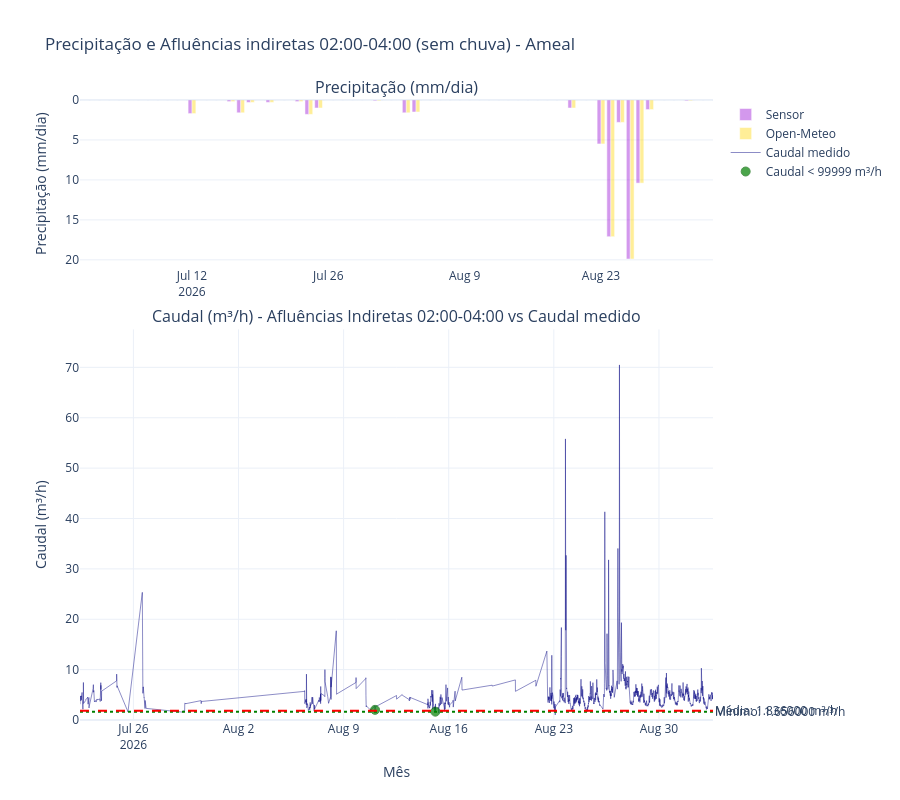

This figure's notebook cell:
### Code cell
# Criar máscara para dias sem chuva considerando janela de 24h antes e depois
# Um dia só entra se não choveu nele, no dia anterior e no dia seguinte

import datetime

# Criar sets com dias sem chuva
dias_sem_chuva_sensor = set(precip_por_dia[precip_por_dia["precip_incremental"] == 0]['dia'].dt.date)
dias_sem_chuva_openmeteo = set(openmeteo_por_dia[openmeteo_por_dia['precipitation'] == 0]['dia'].dt.date)

# Dias sem chuva em ambas as fontes
dias_sem_chuva_base = dias_sem_chuva_sensor.union(dias_sem_chuva_openmeteo)

# Filtrar para incluir apenas dias onde não choveu nos últimos X dias
DIAS_ANTES = 5   # Número de dias sem chuva ANTES necessários
dias_sem_chuva_janela = set()

for dia in dias_sem_chuva_base:
    # Verificar se TODOS os dias anteriores (de 1 até DIAS_ANTES) também não tiveram chuva
    todos_dias_anteriores_sem_chuva = True
    
    for i in range(1, DIAS_ANTES + 1):
        dia_anterior = dia - datetime.timedelta(days=i)
        if dia_anterior not in dias_sem_chuva_base:
            todos_dias_anteriores_sem_chuva = False
            break
    
    if todos_dias_anteriores_sem_chuva:
        dias_sem_chuva_janela.add(dia)

# Filtrar caudal 02:00-04:00 apenas para dias sem chuva (com janela)
df_caudal_sem_chuva = df_caudal_02_04[df_caudal_02_04['dia'].isin(dias_sem_chuva_janela)].copy()

# Agrupar por dia e pegar o valor MÍNIMO de caudal em cada madrugada.
# Leituras a zero ja foram retiradas no carregamento.
df_caudal_sem_chuva = df_caudal_sem_chuva[df_caudal_sem_chuva['caudal_m3_h'] > 0]
if len(df_caudal_sem_chuva) > 0:
    idx_min = df_caudal_sem_chuva.groupby('dia')['caudal_m3_h'].idxmin()
    df_caudal_sem_chuva_2min = df_caudal_sem_chuva.loc[
        idx_min, ['dia', 'data', 'caudal_m3_h']
    ].reset_index(drop=True)
else:
    df_caudal_sem_chuva_2min = df_caudal_sem_chuva.iloc[0:0][['dia', 'data', 'caudal_m3_h']]

# IMPORTANTE: Filtrar por caudal máximo DEPOIS do agrupamento
CAUDAL_MAXIMO = 99999 # esse filtro aqui é porque teve uma chuva muito forte nos dados, e mesmo sem chuva o cauldal se manteve alto por muito tempo mas era ruido da chuva
df_caudal_sem_chuva_2min_filtrado = df_caudal_sem_chuva_2min[
    (df_caudal_sem_chuva_2min["caudal_m3_h"] > 0)
    & (df_caudal_sem_chuva_2min["caudal_m3_h"] < CAUDAL_MAXIMO)
].copy()
print(f"Total de dias sem chuva (sem janela): {len(dias_sem_chuva_base)}")
print(f"Total de dias sem chuva (com janela de {DIAS_ANTES} dias antes): {len(dias_sem_chuva_janela)}")
print(f"Registros de caudal 02:00-04:00 em dias sem chuva: {len(df_caudal_sem_chuva)}")
print(f"Após agrupamento por dia (mínimo): {len(df_caudal_sem_chuva_2min)} registros")
print(f"Após filtro (< {CAUDAL_MAXIMO} m³/h): {len(df_caudal_sem_chuva_2min_filtrado)} registros")

if len(df_caudal_sem_chuva_2min_filtrado) > 0:
    caudal_medio = df_caudal_sem_chuva_2min_filtrado['caudal_m3_h'].mean()
    caudal_minimo = df_caudal_sem_chuva_2min_filtrado['caudal_m3_h'].min()
    caudal_maximo = df_caudal_sem_chuva_2min_filtrado['caudal_m3_h'].max()
    print(f"Caudal médio (dos mínimos diários): {caudal_medio:.6f} m³/h")
    print(f"Caudal mínimo absoluto: {caudal_minimo:.6f} m³/h")
    print(f"Caudal máximo (dos mínimos): {caudal_maximo:.6f} m³/h")

# Criar gráfico de Afluências Indiretas (sem chuva, filtrado)
fig_afluencias_indiretas = make_subplots(
    rows=2, cols=1,
    row_heights=[0.3, 0.7],
    subplot_titles=('Precipitação (mm/dia)', f'Caudal (m³/h) - Afluências Indiretas 02:00-04:00 vs Caudal medido'),
    vertical_spacing=0.1,
    specs=[[{"secondary_y": False}], [{"secondary_y": False}]]
)

# Gráfico superior - Precipitação Sensor
fig_afluencias_indiretas.add_trace(
    go.Bar(
        x=precip_por_dia['dia'],
        y=precip_por_dia['precip_incremental'],
        name='Sensor',
        marker_color='darkviolet',
        opacity=0.4,
        hovertemplate='<b>Sensor</b><br>Data: %{x|%Y-%m-%d}<br>Precipitação: %{y:.2f} mm/dia<extra></extra>'
    ),
    row=1, col=1
)

# Gráfico superior - Precipitação Open-Meteo
fig_afluencias_indiretas.add_trace(
    go.Bar(
        x=openmeteo_por_dia['dia'],
        y=openmeteo_por_dia['precipitation'],
        name='Open-Meteo',
        marker_color='gold',
        opacity=0.4,
        hovertemplate='<b>Open-Meteo</b><br>Data: %{x|%Y-%m-%d}<br>Precipitação: %{y:.2f} mm/dia<extra></extra>'
    ),
    row=1, col=1
)

# Gráfico inferior - Caudal medido (m³/h), serie completa de 2 min, para
# comparar os minimos das madrugadas com o caudal que o sensor registou.
fig_afluencias_indiretas.add_trace(
    go.Scatter(
        x=df_caudal_10min['data'],
        y=df_caudal_10min['caudal_m3_h'],
        name='Caudal medido',
        mode='lines',
        line=dict(color='navy', width=1),
        opacity=0.45,
        hovertemplate='<b>Caudal medido</b><br>Data/Hora: %{x|%Y-%m-%d %H:%M}<br>Caudal: %{y:.4f} m³/h<extra></extra>'
    ),
    row=2, col=1
)

# Gráfico inferior - Caudal filtrado (apenas dias sem chuva, < CAUDAL_MAXIMO)
if len(df_caudal_sem_chuva_2min_filtrado) > 0:
    fig_afluencias_indiretas.add_trace(
        go.Scatter(
            x=df_caudal_sem_chuva_2min_filtrado['data'],
            y=df_caudal_sem_chuva_2min_filtrado['caudal_m3_h'],
            name=f'Caudal < {CAUDAL_MAXIMO} m³/h',
            mode='markers',
            marker=dict(color='green', size=9, line=dict(color='darkgreen', width=1)),
            opacity=0.7,
            hovertemplate='<b>Caudal</b><br>Data/Hora: %{x|%Y-%m-%d %H:%M}<br>Caudal: %{y:.6f} m³/h<extra></extra>'
        ),
        row=2, col=1
    )
    
    # Adicionar linha horizontal com o valor médio
    MEDIA_AFLUENCIAS_INDIRETAS = df_caudal_sem_chuva_2min_filtrado['caudal_m3_h'].mean()
    AFLUENCIA_INDIRETA_MINIMO_DOS_MINIMOS_M3H = df_caudal_sem_chuva_2min_filtrado['caudal_m3_h'].min()
        
        # Adicionar linha horizontal com o valor mínimo
    fig_afluencias_indiretas.add_hline(
        y=AFLUENCIA_INDIRETA_MINIMO_DOS_MINIMOS_M3H,
        line_dash="dot",
        line_color="green",
        annotation_text=f"Mínimo: {AFLUENCIA_INDIRETA_MINIMO_DOS_MINIMOS_M3H:.6f} m³/h",
        annotation_position="right",
        row=2, col=1
    )
    fig_afluencias_indiretas.add_hline(
        y=MEDIA_AFLUENCIAS_INDIRETAS,
        line_dash="dash",
        line_color="red",
        annotation_text=f"Média: {MEDIA_AFLUENCIAS_INDIRETAS:.6f} m³/h",
        annotation_position="right",
        row=2, col=1
    )

    # Folga no eixo; o maximo considera tambem o caudal medido para a
    # linha nao ficar cortada nos picos de chuva.
    y_max = max(
        df_caudal_sem_chuva_2min_filtrado['caudal_m3_h'].max(),
        df_caudal_10min['caudal_m3_h'].max(),
    )
    fig_afluencias_indiretas.update_yaxes(
        range=[0, 1.1 * y_max], row=2, col=1
    )

# Inverter eixo Y do gráfico superior (precipitação)
fig_afluencias_indiretas.update_yaxes(autorange="reversed", row=1, col=1)

# Atualizar layout
fig_afluencias_indiretas.update_layout(
    title_text=f'Precipitação e Afluências indiretas 02:00-04:00 (sem chuva) - {STATION_LABEL}',
    height=800,
    showlegend=True,
    hovermode='closest',
    template='plotly_white'
)

fig_afluencias_indiretas.update_xaxes(title_text="Mês", row=2, col=1)
fig_afluencias_indiretas.update_yaxes(title_text="Precipitação (mm/dia)", row=1, col=1)
fig_afluencias_indiretas.update_yaxes(title_text="Caudal (m³/h)", row=2, col=1)

fig_afluencias_indiretas.show()

### Figure 1 — Plotly figure (JSON) as saved in the notebook; plotly's stock layout.template omitted (floating-point values rounded to 4 significant figures; data arrays with more than 128 entries replaced by an {"elided": "..."} marker saying what was removed)
{"data": [{"hovertemplate": "<b>Sensor</b><br>Data: %{x|%Y-%m-%d}<br>Precipitação: %{y:.2f} mm/dia<extra></extra>", "marker": {"color": "darkviolet"}, "name": "Sensor", "opacity": 0.4, "type": "bar", "x": ["2026-07-01T00:00:00", "2026-07-02T00:00:00", "2026-07-03T00:00:00", "2026-07-04T00:00:00", "2026-07-05T00:00:00", "2026-07-06T00:00:00", "2026-07-07T00:00:00", "2026-07-08T00:00:00", "2026-07-09T00:00:00", "2026-07-10T00:00:00", "2026-07-11T00:00:00", "2026-07-12T00:00:00", "2026-07-13T00:00:00", "2026-07-14T00:00:00", "2026-07-15T00:00:00", "2026-07-16T00:00:00", "2026-07-17T00:00:00", "2026-07-18T00:00:00", "2026-07-19T00:00:00", "2026-07-20T00:00:00", "2026-07-21T00:00:00", "2026-07-22T00:00:00", "2026-07-23T00:00:00", "2026-07-24T00:00:00", "2026-07-25T00:00:00", "2026-07-26T00:00:00", "2026-07-27T00:00:00", "2026-07-28T00:00:00", "2026-07-29T00:00:00", "2026-07-30T00:00:00", "2026-07-31T00:00:00", "2026-08-01T00:00:00", "2026-08-02T00:00:00", "2026-08-03T00:00:00", "2026-08-04T00:00:00", "2026-08-05T00:00:00", "2026-08-06T00:00:00", "2026-08-07T00:00:00", "2026-08-08T00:00:00", "2026-08-09T00:00:00", "2026-08-10T00:00:00", "2026-08-11T00:00:00", "2026-08-12T00:00:00", "2026-08-13T00:00:00", "2026-08-14T00:00:00", "2026-08-15T00:00:00", "2026-08-16T00:00:00", "2026-08-17T00:00:00", "2026-08-18T00:00:00", "2026-08-19T00:00:00", "2026-08-20T00:00:00", "2026-08-21T00:00:00", "2026-08-22T00:00:00", "2026-08-23T00:00:00", "2026-08-24T00:00:00", "2026-08-25T00:00:00", "2026-08-26T00:00:00", "2026-08-27T00:00:00", "2026-08-28T00:00:00", "2026-08-29T00:00:00", "2026-08-30T00:00:00", "2026-08-31T00:00:00", "2026-09-01T00:00:00", "2026-09-02T00:00:00", "2026-09-03T00:00:00"], "xaxis": "x", "y": [0.0, 0.0, 0.0, 0.0, 0.0, 0.0, 0.0, 0.0, 0.0, 0.0, 0.0, 1.7, 0.0, 0.0, 0.0, 0.2, 1.6, 0.3, 0.0, 0.3, 0.0, 0.0, 0.2, 1.8, 1.0, 0.0, 0.0, 0.0, 0.0, 0.0, 0.1, 0.0, 0.0, 1.6, 1.5, 0.0, 0.0, 0.0, 0.0, 0.0, 0.0, 0.0, 0.0, 0.0, 0.0, 0.0, 0.0, 0.0, 0.0, 0.0, 1.0, 0.0, 0.0, 5.5, 17.1, 2.8, 19.9, 10.4, 1.2, 0.0, 0.0, 0.0, 0.1, 0.0, 0.0], "yaxis": "y"}, {"hovertemplate": "<b>Open-Meteo</b><br>Data: %{x|%Y-%m-%d}<br>Precipitação: %{y:.2f} mm/dia<extra></extra>", "marker": {"color": "gold"}, "name": "Open-Meteo", "opacity": 0.4, "type": "bar", "x": ["2026-07-01T00:00:00", "2026-07-02T00:00:00", "2026-07-03T00:00:00", "2026-07-04T00:00:00", "2026-07-05T00:00:00", "2026-07-06T00:00:00", "2026-07-07T00:00:00", "2026-07-08T00:00:00", "2026-07-09T00:00:00", "2026-07-10T00:00:00", "2026-07-11T00:00:00", "2026-07-12T00:00:00", "2026-07-13T00:00:00", "2026-07-14T00:00:00", "2026-07-15T00:00:00", "2026-07-16T00:00:00", "2026-07-17T00:00:00", "2026-07-18T00:00:00", "2026-07-19T00:00:00", "2026-07-20T00:00:00", "2026-07-21T00:00:00", "2026-07-22T00:00:00", "2026-07-23T00:00:00", "2026-07-24T00:00:00", "2026-07-25T00:00:00", "2026-07-26T00:00:00", "2026-07-27T00:00:00", "2026-07-28T00:00:00", "2026-07-29T00:00:00", "2026-07-30T00:00:00", "2026-07-31T00:00:00", "2026-08-01T00:00:00", "2026-08-02T00:00:00", "2026-08-03T00:00:00", "2026-08-04T00:00:00", "2026-08-05T00:00:00", "2026-08-06T00:00:00", "2026-08-07T00:00:00", "2026-08-08T00:00:00", "2026-08-09T00:00:00", "2026-08-10T00:00:00", "2026-08-11T00:00:00", "2026-08-12T00:00:00", "2026-08-13T00:00:00", "2026-08-14T00:00:00", "2026-08-15T00:00:00", "2026-08-16T00:00:00", "2026-08-17T00:00:00", "2026-08-18T00:00:00", "2026-08-19T00:00:00", "2026-08-20T00:00:00", "2026-08-21T00:00:00", "2026-08-22T00:00:00", "2026-08-23T00:00:00", "2026-08-24T00:00:00", "2026-08-25T00:00:00", "2026-08-26T00:00:00", "2026-08-27T00:00:00", "2026-08-28T00:00:00", "2026-08-29T00:00:00", "2026-08-30T00:00:00", "2026-08-31T00:00:00", "2026-09-01T00:00:00", "2026-09-02T00:00:00", "2026-09-03T00:00:00"], "xaxis": "x", "y": [0.0, 0.0, 0.0, 0.0, 0.0, 0.0, 0.0, 0.0, 0.0, 0.0, 0.0, 1.7, 0.0, 0.0, 0.0, 0.2, 1.6, 0.3, 0.0, 0.3, 0.0, 0.0, 0.2, 1.8, 1.0, 0.0, 0.0, 0.0, 0.0, 0.0, 0.1, 0.0, 0.0, 1.6, 1.5, 0.0, 0.0, 0.0, 0.0, 0.0, 0.0, 0.0, 0.0, 0.0, 0.0, 0.0, 0.0, 0.0, 0.0, 0.0, 1.0, 0.0, 0.0, 5.5, 17.1, 2.8, 19.9, 10.4, 1.2, 0.0, 0.0, 0.0, 0.1, 0.0, 0.0], "yaxis": "y"}, {"hovertemplate": "<b>Caudal medido</b><br>Data/Hora: %{x|%Y-%m-%d %H:%M}<br>Caudal: %{y:.4f} m³/h<extra></extra>", "line": {"color": "navy", "width": 1}, "mode": "lines", "name": "Caudal medido", "opacity": 0.45, "type": "scatter", "x": {"elided": "9193 str values"}, "xaxis": "x2", "y": {"elided": "9193 float values"}, "yaxis": "y2"}, {"hovertemplate": "<b>Caudal</b><br>Data/Hora: %{x|%Y-%m-%d %H:%M}<br>Caudal: %{y:.6f} m³/h<extra></extra>", "marker": {"color": "green", "line": {"color": "darkgreen", "width": 1}, "size": 9}, "mode": "markers", "name": "Caudal < 99999 m³/h", "opacity": 0.7, "type": "scatter", "x": ["2026-08-11T02:16:00.000000", "2026-08-15T02:40:00.000000"], "xaxis": "x2", "y": [2.016, 1.656], "yaxis": "y2"}], "layout": {"annotations": [{"font": {"size": 16}, "showarrow": false, "text": "Precipitação (mm/dia)", "x": 0.5, "xanchor": "center", "xref": "paper", "y": 1, "yanchor": "bottom", "yref": "paper"}, {"font": {"size": 16}, "showarrow": false, "text": "Caudal (m³/h) - Afluências Indiretas 02:00-04:00 vs Caudal medido", "x": 0.5, "xanchor": "center", "xref": "paper", "y": 0.63, "yanchor": "bottom", "yref": "paper"}, {"showarrow": false, "text": "Mínimo: 1.656000 m³/h", "x": 1, "xanchor": "left", "xref": "x2 domain", "y": 1.656, "yanchor": "middle", "yref": "y2"}, {"showarrow": false, "text": "Média: 1.836000 m³/h", "x": 1, "xanchor": "left", "xref": "x2 domain", "y": 1.836, "yanchor": "middle", "yref": "y2"}], "height": 800, "hovermode": "closest", "shapes": [{"line": {"color": "green", "dash": "dot"}, "type": "line", "x0": 0, "x1": 1, "xref": "x2 domain", "y0": 1.656, "y1": 1.656, "yref": "y2"}, {"line": {"color": "red", "dash": "dash"}, "type": "line", "x0": 0, "x1": 1, "xref": "x2 domain", "y0": 1.836, "y1": 1.836, "yref": "y2"}], "showlegend": true, "title": {"text": "Precipitação e Afluências indiretas 02:00-04:00 (sem chuva) - Ameal"}, "xaxis": {"anchor": "y", "domain": [0, 1]}, "xaxis2": {"anchor": "y2", "domain": [0, 1], "title": {"text": "Mês"}}, "yaxis": {"anchor": "x", "autorange": "reversed", "domain": [0.73, 1], "title": {"text": "Precipitação (mm/dia)"}}, "yaxis2": {"anchor": "x2", "domain": [0, 0.63], "range": [0, 77.54], "title": {"text": "Caudal (m³/h)"}}}}
